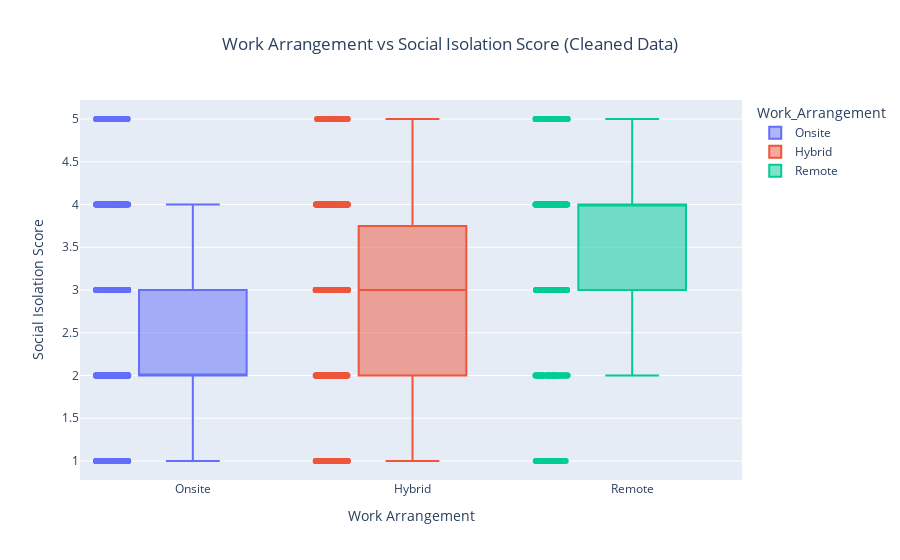

Notebook source saved alongside this figure:
### Markdown cell above
### After Removing the Outliers using IQR method

### Code cell
q1=df['Social_Isolation_Score'].quantile(0.25)
q3=df['Social_Isolation_Score'].quantile(0.75)
iqr=q3-q1
min_r = q1-(1.5*iqr)
max_r = q3+(1.5 * iqr)
print("Lower Limit ",min_r)
print("Upper Limit ",max_r)
df_clean = df[(df['Social_Isolation_Score'] >= min_r) & (df['Social_Isolation_Score'] <= max_r)]

#Plot cleaned data
fig = px.box(df_clean,x='Work_Arrangement',y='Social_Isolation_Score', color='Work_Arrangement', 
               title='Work Arrangement vs Social Isolation Score (Cleaned Data) ', points='all')

fig.update_layout(
    title_x=0.5,
    xaxis_title='Work Arrangement',
    yaxis_title='Social Isolation Score'
)

fig.show()

### Figure 1 — Plotly figure (JSON) as saved in the notebook; plotly's stock layout.template omitted (floating-point values rounded to 4 significant figures; data arrays with more than 128 entries replaced by an {"elided": "..."} marker saying what was removed)
{"data": [{"alignmentgroup": "True", "boxpoints": "all", "hovertemplate": "Work_Arrangement=%{x}<br>Social_Isolation_Score=%{y}<extra></extra>", "legendgroup": "Onsite", "marker": {"color": "#636efa"}, "name": "Onsite", "notched": false, "offsetgroup": "Onsite", "orientation": "v", "showlegend": true, "type": "box", "x": {"elided": "1562 str values"}, "x0": " ", "xaxis": "x", "y": {"elided": "1562 int values"}, "y0": " ", "yaxis": "y"}, {"alignmentgroup": "True", "boxpoints": "all", "hovertemplate": "Work_Arrangement=%{x}<br>Social_Isolation_Score=%{y}<extra></extra>", "legendgroup": "Hybrid", "marker": {"color": "#EF553B"}, "name": "Hybrid", "notched": false, "offsetgroup": "Hybrid", "orientation": "v", "showlegend": true, "type": "box", "x": {"elided": "1007 str values"}, "x0": " ", "xaxis": "x", "y": {"elided": "1007 int values"}, "y0": " ", "yaxis": "y"}, {"alignmentgroup": "True", "boxpoints": "all", "hovertemplate": "Work_Arrangement=%{x}<br>Social_Isolation_Score=%{y}<extra></extra>", "legendgroup": "Remote", "marker": {"color": "#00cc96"}, "name": "Remote", "notched": false, "offsetgroup": "Remote", "orientation": "v", "showlegend": true, "type": "box", "x": {"elided": "588 str values"}, "x0": " ", "xaxis": "x", "y": {"elided": "588 int values"}, "y0": " ", "yaxis": "y"}], "layout": {"autosize": true, "boxmode": "overlay", "legend": {"title": {"text": "Work_Arrangement"}, "tracegroupgap": 0}, "title": {"text": "Work Arrangement vs Social Isolation Score (Cleaned Data) ", "x": 0.5}, "xaxis": {"anchor": "y", "autorange": true, "categoryarray": ["Onsite", "Hybrid", "Remote"], "categoryorder": "array", "domain": [0, 1], "range": [-0.5198, 2.5], "title": {"text": "Work Arrangement"}, "type": "category"}, "yaxis": {"anchor": "x", "autorange": true, "domain": [0, 1], "range": [0.7778, 5.222], "title": {"text": "Social Isolation Score"}, "type": "linear"}}}
